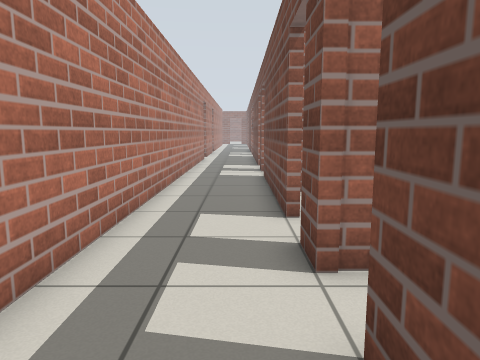
[1] (above)

24 first-person views from a walk through a Gazebo world. The camera is 0.94 m above the floor, tilts 8° down and sees 70° across. The lines on the ground mark 1 m squares. The floor is counted in squares, 0.5 m on a side. Each view is taken from the middle of a square. On the plan, view 1 faces up. The plan holds only what a view shows up to about 17 squares ahead; the rest is blank. The place goes on beyond the plan.

[2]
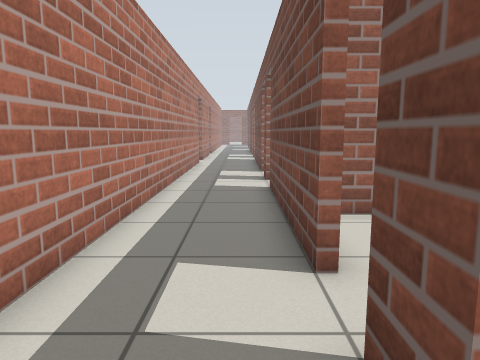

[3]
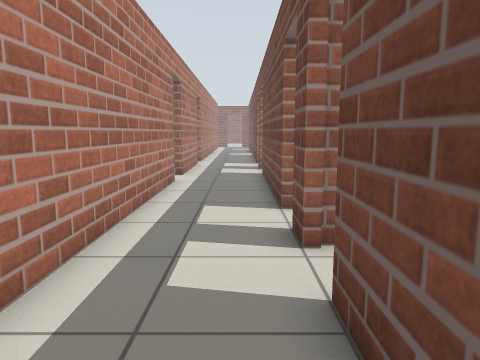

[4]
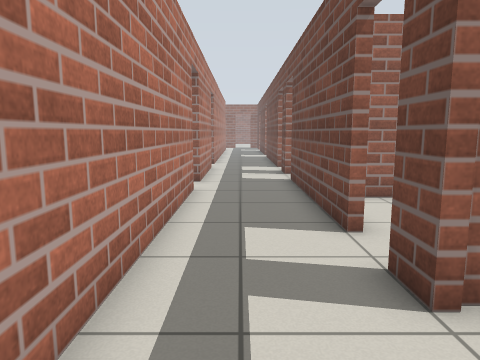

[5]
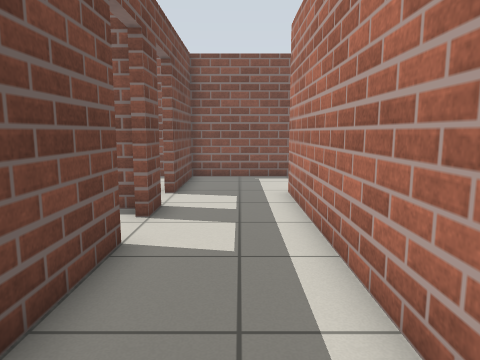

[6]
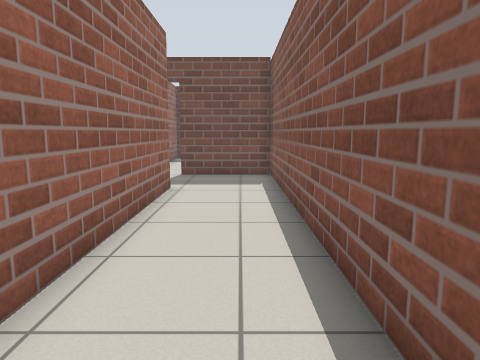

[7]
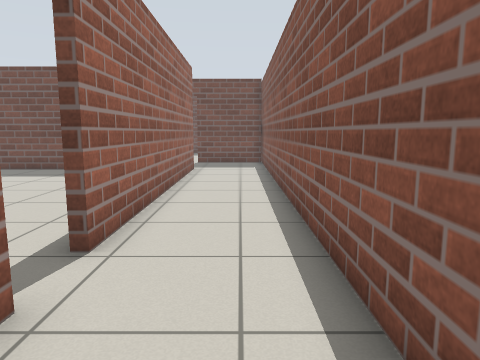

[8]
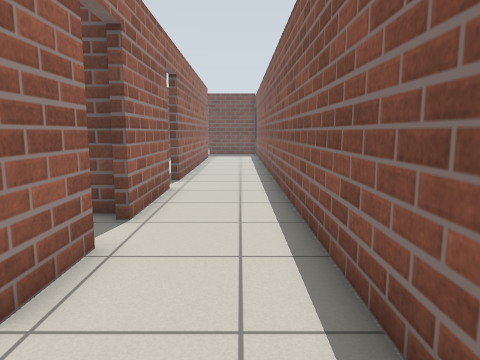

[9]
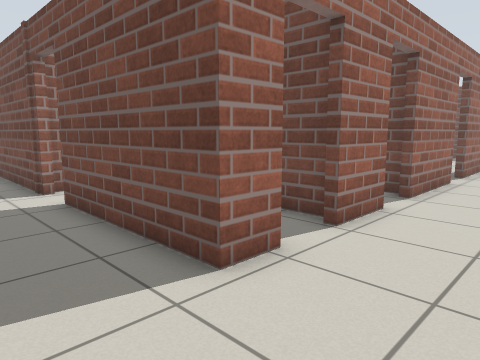

[10]
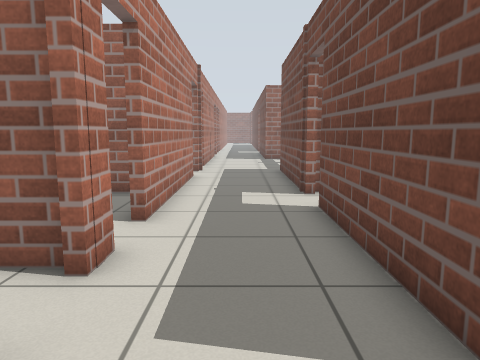

[11]
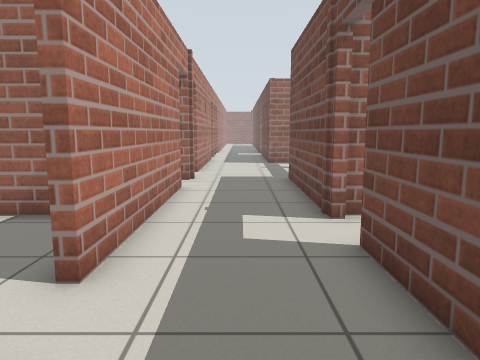

[12]
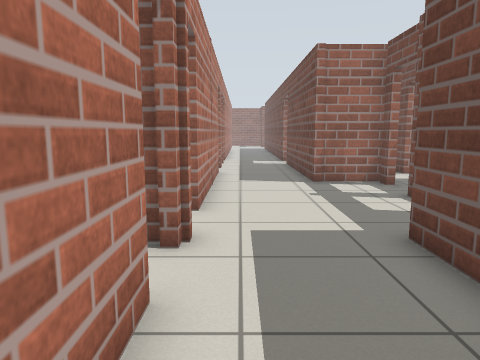

[13]
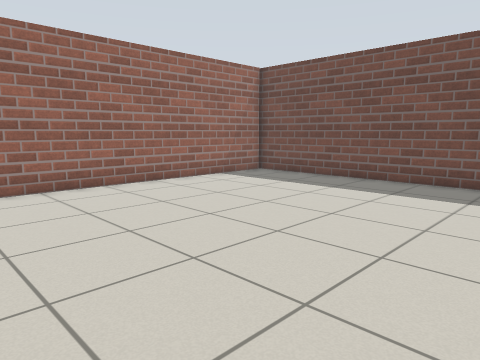

[14]
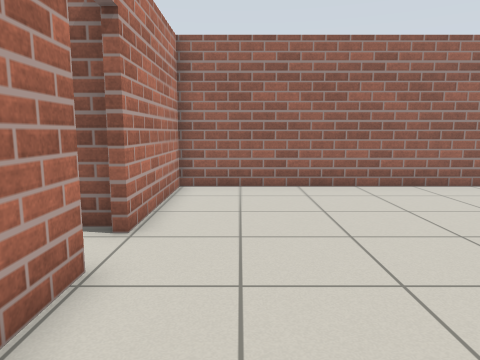

[15]
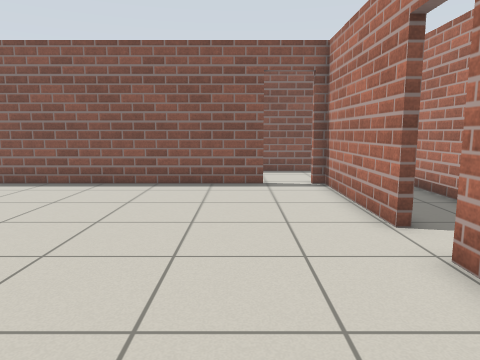

[16]
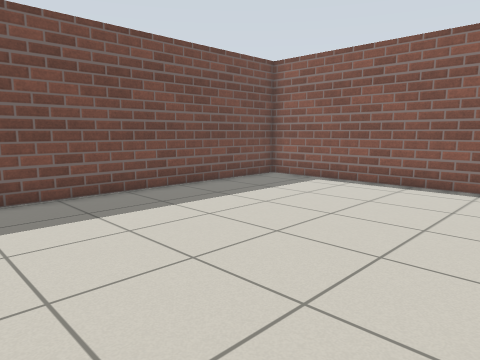

[17]
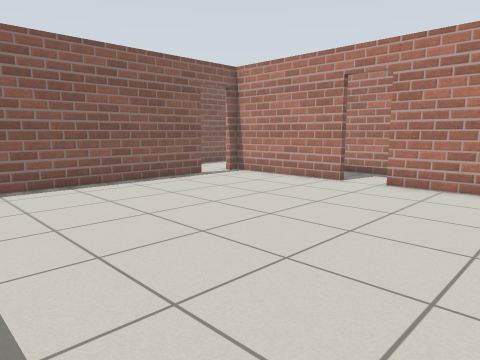

[18]
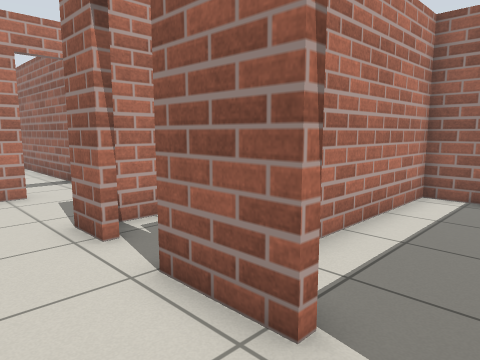

[19]
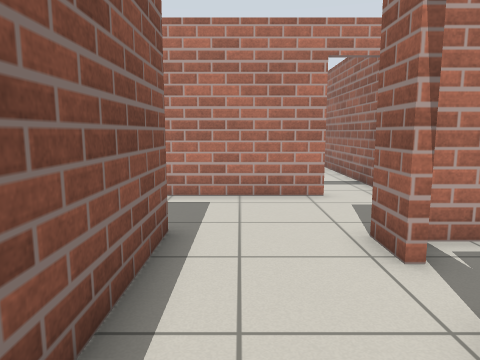

[20]
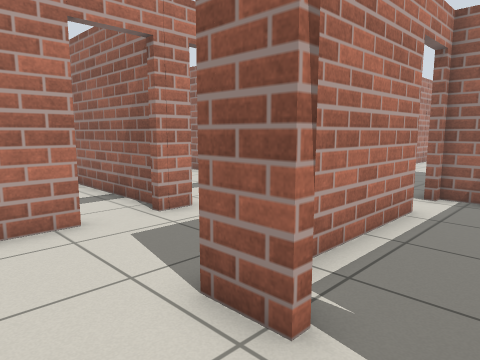

[21]
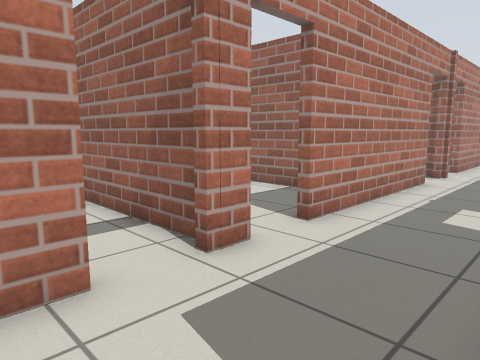

[22]
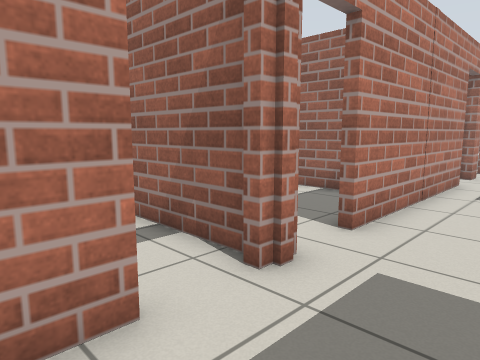

[23]
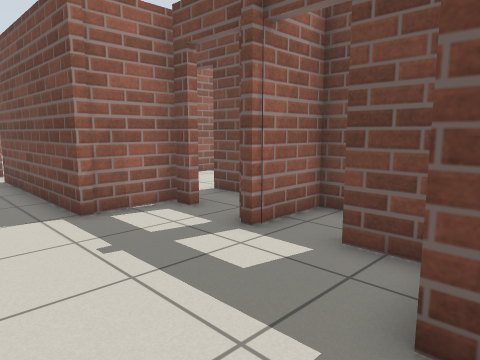

[24]
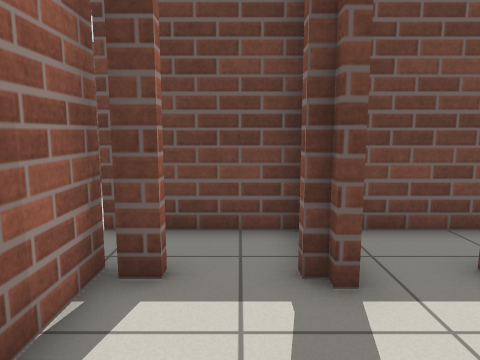

### Floor plan
Points are (right, up) in squares from view 1. A wall is a line through its corners. A room is listed if a view was taken in it or the views show most of it. See-through windows are left out.
Room 1 (views 1, 2, 3, 4, 5, 6, 7, 8, 9, 10, 11, 12, 18, 19, 20, 21, 22, 23, 24)
walls: (-16.7, 2.4) (-20.8, 2.4); (-22.6, 2.4) (-24.9, 2.4); (-26.7, 2.4) (-28, 2.4) (-28, 8.5); (-28.4, -1.4) (1.9, -1.4); (-28, 10.3) (-28, 16.9); (-32, 2.5) (-32, -2.3); (-32, 5.4) (-32, 4.3); (1, -1.4) (1, 2.6); (1, 4.6) (1, 5.6); (-25.8, 17.4) (-25.8, 18.8); (1, 7.4) (1, 14.6); (-32, 14.6) (-32, 7.1); (-25.8, 20.8) (-25.8, 21.3); (-32, 17.2) (-32, 16.4); (1, 16.2) (1, 17.5); (-25.8, 22.9) (-25.8, 23.6); (-25.4, 23.9) (-28.2, 23.9) (-28.2, 27.5); (1, 19.2) (1, 26.5); (-2.5, 24.1) (-2.5, 2.4) (-14.8, 2.4); (-32, 27) (-32, 19); (-2.5, 27.5) (-2.5, 25.9)
ways out: open door at (-15.5, 2.5) to room 2; open door at (-28, 9.5) to room 3; open door at (-25.5, 2.5) to room 3; open door at (-21.5, 2.5) to room 4; open door at (-32, 3.5); open door at (-32, 6.5); open door at (-32, 15.5); open door at (-32, 18.5); open door at (-32, 27); open door at (-26, 19.5); open door at (-26, 22.5); open door at (-3, 25); open door at (1, 3.5); open door at (1, 6.5); open door at (1, 15.5); open door at (1, 18.5); open door at (1, 27)
Room 2 (views 13, 14, 15, 16, 17)
walls: (-17.1, 8.4) (-17.1, 2.7); (-14.8, 2.7) (-2.8, 2.7) (-2.8, 15.7) (-17.1, 15.7) (-17.1, 10.3)
ways out: open door at (-15.5, 2.5) to room 1; open door at (-17, 9.5)
Room 3 (no view inside)
walls: (-27.7, 8.5) (-27.7, 3.1); (-26.8, 10.6) (-27.8, 10.6); (-24.4, 2.9) (-24.4, 4.1)
ways out: open door at (-28, 9.5) to room 1; open door at (-25.5, 2.5) to room 1
Room 4 (no view inside)
walls: (-22.8, 10.6) (-24.1, 10.6) (-24.1, 5.1)
ways out: open door at (-21.5, 2.5) to room 1

Positions as (right, up) in squares from view 1, and headings:
1: (0, 0), facing up
2: (0, 3), facing up
3: (0, 11), facing up
4: (-1, 13), facing up
5: (-1, 13), facing down
6: (-14, 0), facing right
7: (-20, 0), facing right
8: (-28, 0), facing right
9: (-31, -1), facing up-right
10: (-30, 0), facing up
11: (-30, 3), facing up
12: (-31, 11), facing up
13: (-16, 4), facing up-right
14: (-15, 4), facing up
15: (-14, 15), facing down
16: (-13, 15), facing down-right
17: (-5, 15), facing down-left
18: (-21, 0), facing up-left
19: (-22, 0), facing left
20: (-25, 0), facing up-left
21: (-28, 1), facing up-left
22: (-29, 13), facing up-left
23: (-31, 16), facing up-right
24: (-30, 22), facing right
